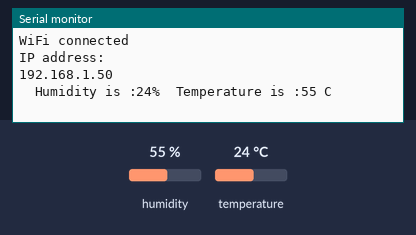
The sketch below on a simulated ESP8266 (Wemos D1 mini). Shown: the last lines printed to the serial monitor. Inputs (shaded band) come from the test bench; at power-on: humidity 55 %, temperature 24 °C. WiFi joins after 1.5 s; servers stay silent unless stated.

Above: at 2.7 s.
2.8 s: humidity set to 22 %
At 4.1 s:
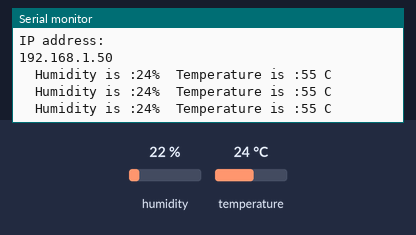
4.3 s: temperature set to 12 °C
At 5.4 s:
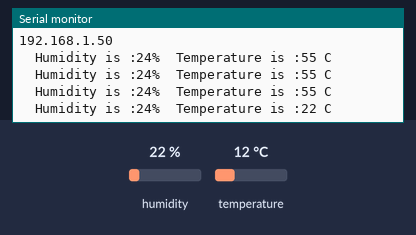
5.8 s: humidity set to 40 %
At 7.1 s:
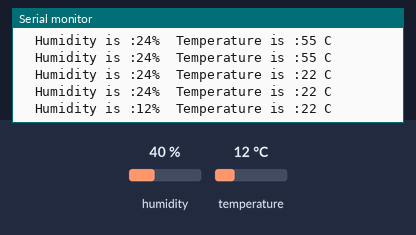
Timing chart, 0 to 8.8 s (numbered marks = the images above; inputs shaded):
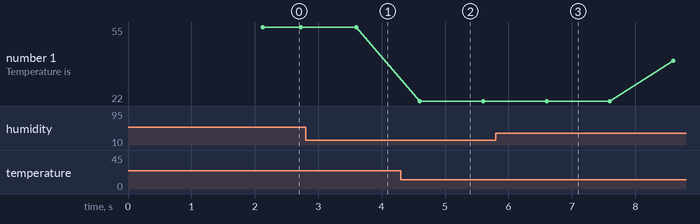

Measured:
- plotted number 1: 22 → 40 after the input at 5.8 s

The sketch:

ThinkSpeak.ino
```cpp
#include <DHT.h>
#include <ESP8266WiFi.h>
#include <DNSServer.h>
#include <ESP8266WebServer.h>
#include <WiFiManager.h>     //https://github.com/tzapu/WiFiManager
#include <ThingSpeak.h>
#define ESP_AP_NAME "Wemos Lab"
WiFiServer server(80);
// ค่าต่างๆของ DHT11
#define DHTPIN 2
#define DHTTYPE DHT11   // DHT 11
//#define DHTTYPE DHT22   // DHT 22  (AM2302)
//#define DHTTYPE DHT21   // DHT 21 (AM2301)
DHT dht(DHTPIN, DHTTYPE);

WiFiClient client;
unsigned long Channel_ID = 1259389;
const char * API_Key = "N6SV7GKRUQLPFFOS";
uint8_t temp, humi;


void setup()
{
  Serial.begin(9600);
  dht.begin();
  Serial.println();
  Serial.println();
  WiFiManager wifiManager;
  wifiManager.autoConnect(ESP_AP_NAME);
  while (WiFi.status() != WL_CONNECTED)
  {
    Serial.print(".");
  }
  Serial.println("WiFi connected");
  Serial.println("IP address: ");
  Serial.println(WiFi.localIP());

  server.begin();
  ThingSpeak.begin(client);
}

unsigned long timer = millis();
void loop() {
  WiFiClient client = server.available();
  temp = dht.readTemperature();
  humi = dht.readHumidity();
  if (millis() - timer >= 1000) {
    timer += 1000;
    ThingSpeak.writeField(Channel_ID, 1, temp, API_Key);
    ThingSpeak.writeField(Channel_ID, 2, humi, API_Key);
    Serial.print("  ");
    Serial.print("Humidity is :");
    Serial.print(temp);
    Serial.print("%");
    Serial.print("  ");
    Serial.print("Temperature is :");
    Serial.print(humi);
    Serial.println(" C");

  }

}
```
